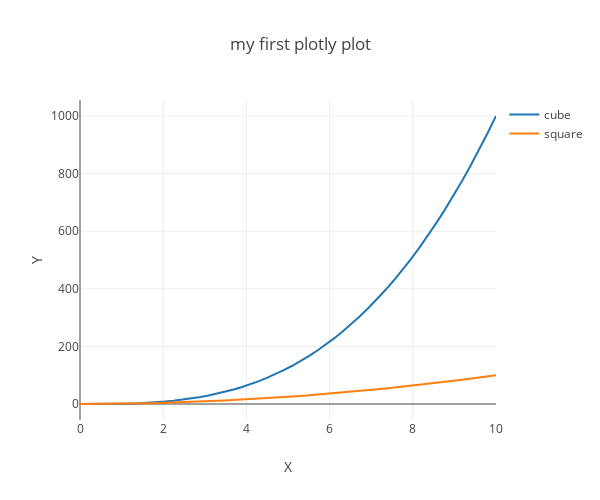

Here is the notebook cell this chart was saved with:
### Code cell
config = dict(
    modeBarButtonsToRemove=['sendDataToCloud'],
    displaylogo=False
)        

py.offline.iplot(fig, 
    show_link=False, 
    config=config
)
